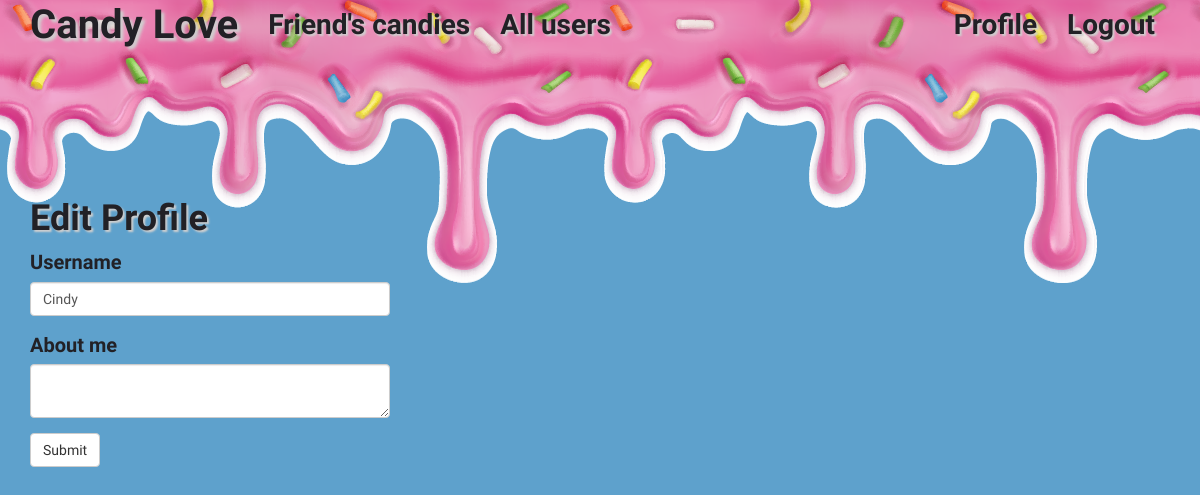
The page /edit_profile (signed in) on the database as committed earlier.
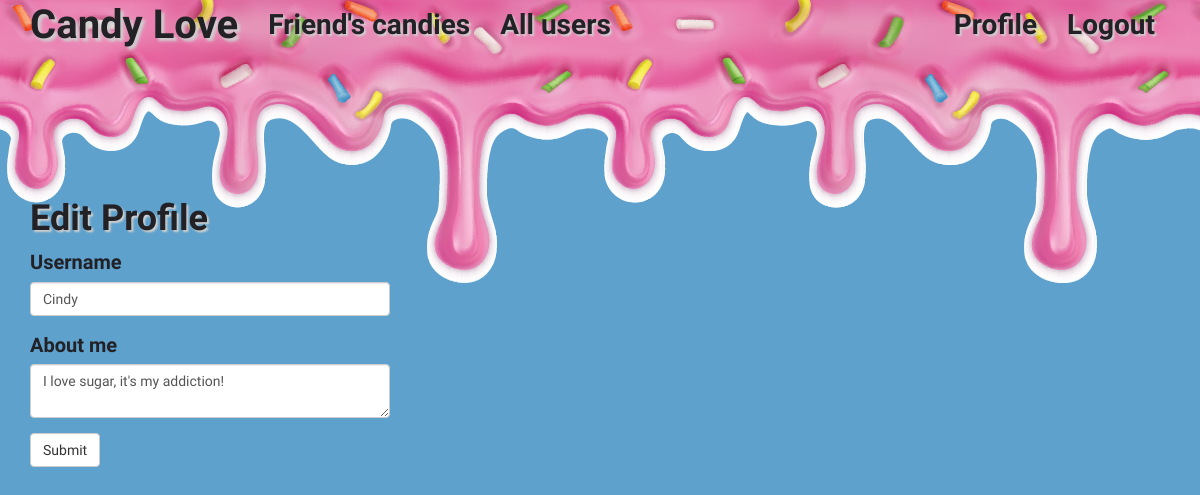
The same page on the database as committed later.
### app/models.py (models this page shows, shortened)
class User(UserMixin, db.Model):
    id = db.Column(db.Integer, primary_key=True)
    username = db.Column(db.String(64), index=True, unique=True)
    email = db.Column(db.String(120), index=True, unique=True)
    password_hash = db.Column(db.String(128))
    posts = db.relationship('Post', backref='author', lazy='dynamic')
    about_me = db.Column(db.String(140))
    last_seen = db.Column(db.DateTime, default=datetime.utcnow)
    followed = db.relationship(
        'User', secondary=followers,
        primaryjoin=(followers.c.follower_id == id),
        secondaryjoin=(followers.c.followed_id == id),
        backref=db.backref('followers', lazy='dynamic'), lazy='dynamic')

### app/main/routes.py (the view)
@bp.route('/edit_profile', methods=['GET', 'POST'])
@login_required
def edit_profile():
    form = EditProfileForm(current_user.username)
    if form.validate_on_submit():
        current_user.username = form.username.data
        current_user.about_me = form.about_me.data
        db.session.commit()
        flash(_('Your changes have been saved.'))
        return redirect(url_for('main.user', username=current_user.username))
    elif request.method == 'GET':
        form.username.data = current_user.username
        form.about_me.data = current_user.about_me
    return render_template('edit_profile.html', title=_('Edit Profile'),
                           form=form)

### app/main/forms.py (shortened to what this page needs)
class EditProfileForm(FlaskForm):
    username = StringField(_l('Username'), validators=[DataRequired()])
    about_me = TextAreaField(_l('About me'),
                             validators=[Length(min=0, max=140)])
    submit = SubmitField(_l('Submit'))
    def __init__(self, original_username, *args, **kwargs):
        super(EditProfileForm, self).__init__(*args, **kwargs)
        self.original_username = original_username

### app/main/routes.py (called while the page is built)
@bp.before_app_request
def before_request():
    if current_user.is_authenticated:
        current_user.last_seen = datetime.utcnow()
        db.session.commit()
    g.locale = str(get_locale())

### app/models.py (called while the page is built)
@login.user_loader
def load_user(id):
    return User.query.get(int(id))

### app/templates/edit_profile.html
{% extends "base.html" %}
{% import 'bootstrap/wtf.html' as wtf %}
{% block app_content %}
<br>
<div class="login-box">
    <h1>{{ _('Edit Profile') }}</h1>
    <div class="row">
        <div class="col-md-4">
            {{ wtf.quick_form(form) }}
        </div>
    </div>
</div>
{% endblock %}

Rows that differ between the two databases and show on the page:
changed User "Cindy": about_me (not shown) → "I love sugar, it's my addiction!"
